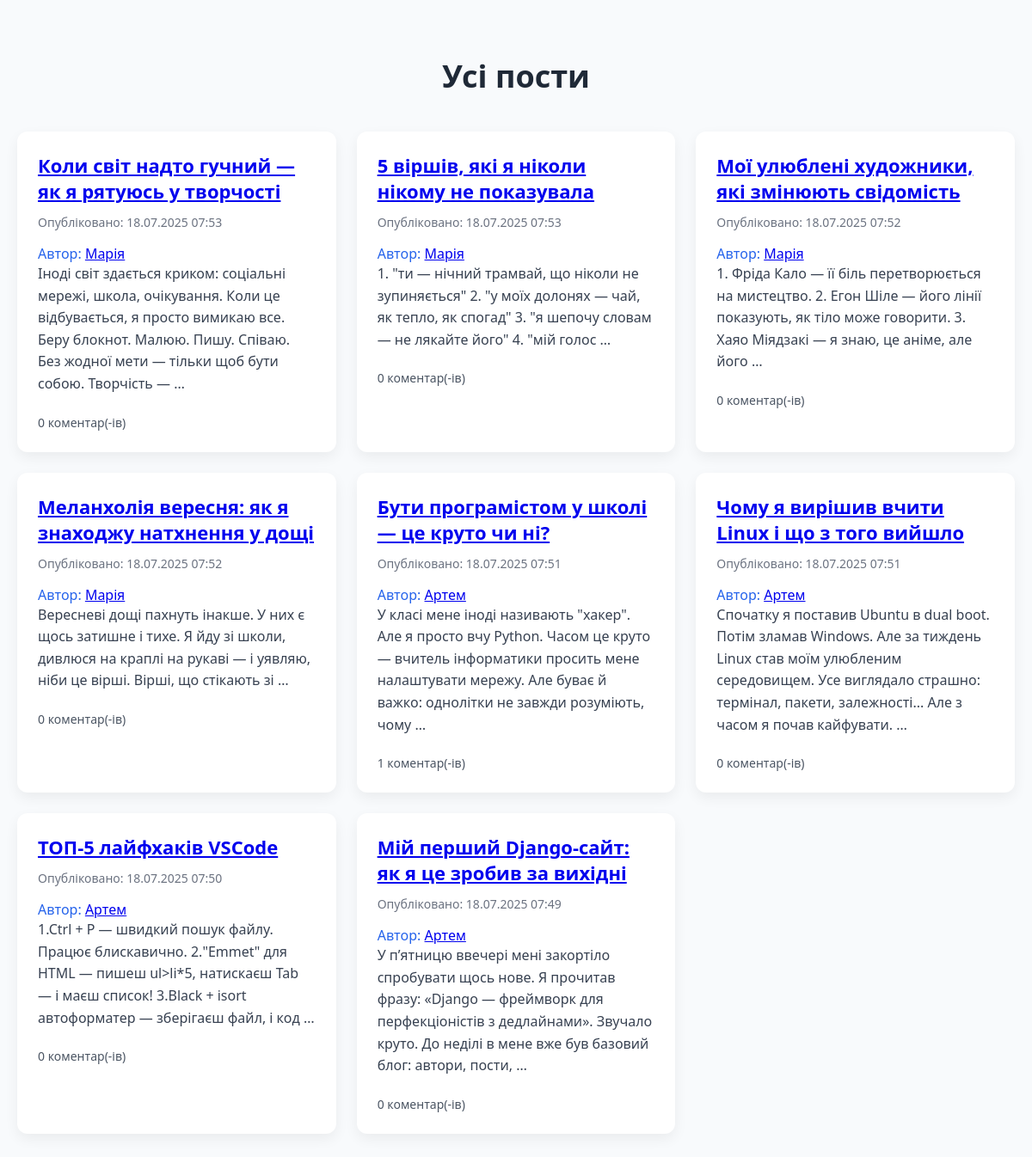
The page / on the database its author committed.
### blog/models.py (models this page shows, shortened)
class Post(models.Model):
    title = models.CharField(max_length = 50)
    content = models.TextField()
    published_date = models.DateTimeField(auto_now_add = True)
    author = models.ForeignKey(Author, on_delete=models.CASCADE, related_name="posts")

class Author(models.Model):
    name = models.CharField(max_length = 100)
    bio = models.TextField()

### blog/views.py (the view)
# urls.py: path('', views.post_list, name='post_list'),
def post_list(request):
    posts = Post.objects.all().order_by('-published_date')
    return render(request, 'post_list.html', {
        'posts': posts
    })

### blog/templates/post_list.html (shortened to what this page needs)
{% load static %}
<!DOCTYPE html>
<html>
<head>
    <link rel="stylesheet" href="{% static 'style.css' %}">
</head>
<body>
    <h1>Усі пости</h1>
    <div class="posts">
        {% for post in posts %}
            <div class="post-card">
                <h2 class="post-title">
                    <a href="{% url 'post' post.pk %}">{{ post.title }}</a>
                </h2>
                <div class="post-date">
                    Опубліковано: {{ post.published_date|date:"d.m.Y H:i" }}
                </div>
                <div class="post-author">
                    Автор:
                    <a href="{% url 'author' post.author.pk %}">
                        {{ post.author.name }}
                    </a>
                </div>
                <div class="post-content">
                    {{ post.content|truncatewords:30 }}
                </div>
                <div class="post-comments-link" style="margin-top: 10px;">
                    <a href="{% url 'post' post.pk %}">
                        {{ post.comments.count }} коментар(-ів){{ post.comments.count|pluralize:",і,ів" }}
                    </a>
                </div>
            </div>
        {% empty %}
            <p style="text-align: center;">Наразі немає постів.</p>
        {% endfor %}
    </div>
</body>
</html>

### blog/static/style.css (style rules this page uses)
body { font-family: 'Segoe UI', Tahoma, Geneva, Verdana, sans-serif; background-color: #f8fafc; margin: 0; padding: 40px 20px; color: #333; }
h1 { text-align: center; color: #1f2937; font-size: 36px; margin-bottom: 40px; }
.posts { display: grid; grid-template-columns: repeat(auto-fit, minmax(320px, 1fr)); gap: 24px; max-width: 1200px; margin: 0 auto; }
.post-card { background-color: #ffffff; border-radius: 12px; box-shadow: 0 6px 16px rgba(0, 0, 0, 0.06); padding: 24px; transition: transform 0.2s, box-shadow 0.2s; }
.post-title { margin: 0 0 12px; font-size: 22px; color: #111827; }
.post-date { color: #6b7280; font-size: 14px; margin-bottom: 16px; }
.post-content { font-size: 16px; line-height: 1.6; color: #374151; margin-bottom: 20px; }
.post-author { font-size: 16px; font-weight: 500; color: #2563eb; }
.post-comments-link a { font-size: 14px; color: #4b5563; text-decoration: none; }

### rows shown on the page
Post: title "Коли світ надто гучний — як я рятуюсь у творчості", published_date "18.07.2025 07:53", author.name "Марія", content "Іноді світ здається криком: соціальні мережі, школа, очікування. Коли це відбувається, я просто вимикаю все. Беру блокнот. Малюю. Пишу. Співаю. Без жодної мети — тільки щоб бути собою. Творчість — …", comments.count "0"
Post: title "5 віршів, які я ніколи нікому не показувала", published_date "18.07.2025 07:53", author.name "Марія", content "1. \"ти — нічний трамвай, що ніколи не зупиняється\" 2. \"у моїх долонях — чай, як тепло, як спогад\" 3. \"я шепочу словам — не лякайте його\" 4. \"мій голос …", comments.count "0"
Post: title "Мої улюблені художники, які змінюють свідомість", published_date "18.07.2025 07:52", author.name "Марія", content "1. Фріда Кало — її біль перетворюється на мистецтво. 2. Егон Шіле — його лінії показують, як тіло може говорити. 3. Хаяо Міядзакі — я знаю, це аніме, але його …", comments.count "0"
Post: title "Меланхолія вересня: як я знаходжу натхнення у дощі", published_date "18.07.2025 07:52", author.name "Марія", content "Вересневі дощі пахнуть інакше. У них є щось затишне і тихе. Я йду зі школи, дивлюся на краплі на рукаві — і уявляю, ніби це вірші. Вірші, що стікають зі …", comments.count "0"
Post: title "Бути програмістом у школі — це круто чи ні?", published_date "18.07.2025 07:51", author.name "Артем", content "У класі мене іноді називають \"хакер\". Але я просто вчу Python. Часом це круто — вчитель інформатики просить мене налаштувати мережу. Але буває й важко: однолітки не завжди розуміють, чому …", comments.count "1"
Post: title "Чому я вирішив вчити Linux і що з того вийшло", published_date "18.07.2025 07:51", author.name "Артем", content "Спочатку я поставив Ubuntu в dual boot. Потім зламав Windows. Але за тиждень Linux став моїм улюбленим середовищем. Усе виглядало страшно: термінал, пакети, залежності... Але з часом я почав кайфувати. …", comments.count "0"
Post: title "ТОП-5 лайфхаків VSCode", published_date "18.07.2025 07:50", author.name "Артем", content "1.Ctrl + P — швидкий пошук файлу. Працює блискавично. 2.\"Emmet\" для HTML — пишеш ul>li*5, натискаєш Tab — і маєш список! 3.Black + isort автоформатер — зберігаєш файл, і код …", comments.count "0"
Post: title "Мій перший Django-сайт: як я це зробив за вихідні", published_date "18.07.2025 07:49", author.name "Артем", content "У п’ятницю ввечері мені закортіло спробувати щось нове. Я прочитав фразу: «Django — фреймворк для перфекціоністів з дедлайнами». Звучало круто. До неділі в мене вже був базовий блог: автори, пости, …", comments.count "0"
